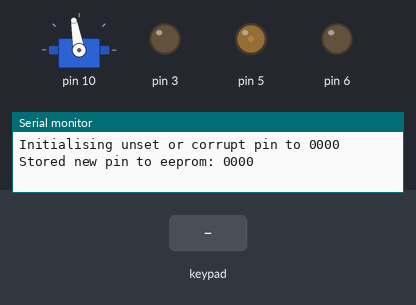
Simulated run of this sketch. Board: Arduino Uno, built with avr-gcc and run on an emulated ATmega328P. Shown: servo, output pins drawn as LEDs (lit = HIGH), the last lines printed to the serial monitor. Inputs (shaded band) come from the test bench. EEPROM starts erased.

Above: at 1.2 s.
1.3 s: key '1' pressed
At 3.76 s:
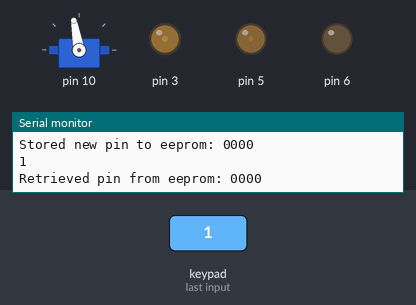
4.3 s: keypad keys 0 0 0 0 # pressed 0.4 s apart
At 6.7 s:
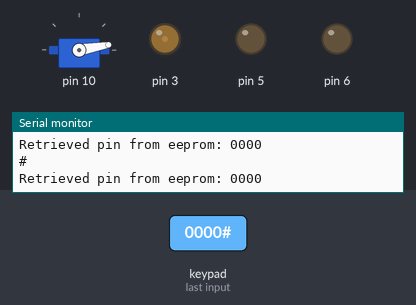
9.3 s: key '*' pressed
At 11.75 s:
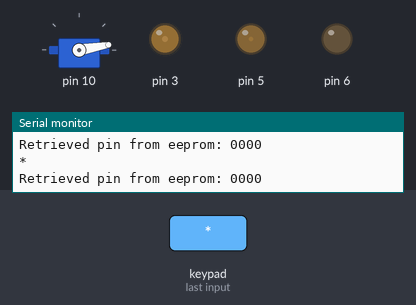
12.3 s: key '2' pressed
At 12.5 s:
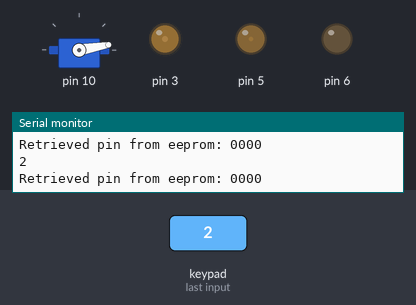
15.3 s: key '3' pressed
At 15.5 s:
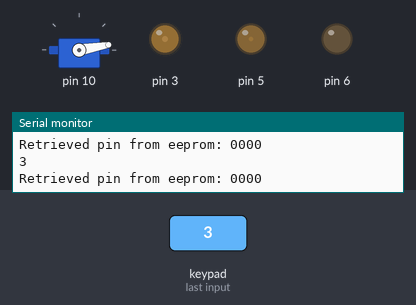
Timing chart, 0 to 19.3 s (numbered marks = the images above; inputs shaded):
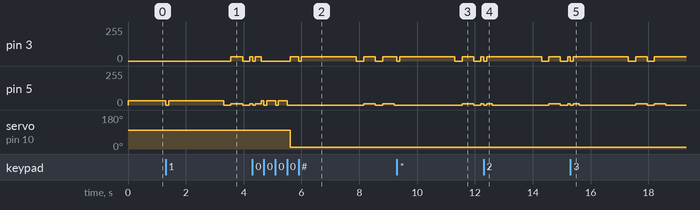

Measured:
- after the input at 1.3 s, pin 3: 0/255 → 32/255 after 2.3 s, → 0/255 0.40 s later, → 32/255 0.25 s later; pin 5: 32/255 → 0/255 at once, → 32/255 0.10 s later, → 0/255 1.9 s later, → 8/255 0.25 s later, … (6 changes in this stretch)
- after the input at 4.3 s, servo on pin 10: 100° → 10° after 1.3 s
- after the input at 9.3 s, pin 3: goes 0/255 0.10 s, 32/255 1.9 s, 0/255 0.25 s, 32/255 0.40 s, 0/255 0.25 s, then 32/255, starting at once; pin 5: 0/255 → 8/255 after 2.3 s, → 0/255 0.40 s later, → 8/255 0.25 s later
- after the input at 12.3 s, pin 3: goes 0/255 0.10 s, 32/255 1.9 s, 0/255 0.25 s, 32/255 0.40 s, 0/255 0.25 s, then 32/255, starting at once
- after the input at 15.3 s, pin 3: goes 0/255 0.10 s, 32/255 1.9 s, 0/255 0.25 s, 32/255 0.40 s, 0/255 0.25 s, then 32/255, starting at once

The sketch:

lock_controller.ino
```cpp
#include "ServoLock.h"
#include "StatusLed.h"
#include "LockManagerContext.h"
#include <Keypad.h>

const byte ROWS = 4; //four rows
const byte COLS = 3; //three columns
char keys[ROWS][COLS] = {
  {'1','2','3'},
  {'4','5','6'},
  {'7','8','9'},
  {'*','0','#'}
};
byte rowPins[ROWS] = {15, 20, 19, 17}; //connect to the row pinouts of the keypad
byte colPins[COLS] = {16, 14, 18}; //connect to the column pinouts of the keypad

Keypad keypad = Keypad( makeKeymap(keys), rowPins, colPins, ROWS, COLS );

ServoLock lockDevice(10); // attach to PWM pin 10
// rgb led on pwm pins 3,5 and 6
// 3 = r (150ohm resistor needed), 5 = g (100ohm resistor needed), 6 = b (100ohm resistor needed)
StatusLed statusLed(3,5,6);
LockManagerContext lockManager(&lockDevice, &statusLed);


void setup() {
  Serial.begin(115200);
  while (!Serial) {} // wait for serial interace to connect

  lockDevice.Initialise();
  lockManager.Initialise(); // needed because we can't analogueWrite to pins before this point
}

void loop() {

  // check timeouts
  lockManager.CheckTimeout();

  char key = keypad.getKey();
  if (key){
    Serial.println(key);
    lockManager.HandleKeypress(key);
  }

  // process led updates
  statusLed.ProcessUpdate();
}
```

ILock.h
```cpp
#ifndef HDR_ILOCK_H
#define HDR_ILOCK_H

class ILock
{
public:
  virtual ~ILock() {}

  virtual void Lock() = 0;
  virtual void Unlock() = 0;
  virtual bool IsLocked() = 0;
};

#endif
```

ILockManager.h
```cpp
#ifndef HDR_ILOCKMANAGER_H
#define HDR_ILOCKMANAGER_H

#include <Arduino.h>

#define PIN_ENTRY_TIMEOUT 2000

typedef enum _ELockState
{
  Unlocked,
  Locked,
  ChangePin
} ELockState;

class ILockManagerContext
{
public:
  virtual ~ILockManagerContext() {}

  virtual void UpdateState(ELockState newState) = 0;
  virtual void SetPin(const char* newPin) = 0;
  virtual const char* GetPin() = 0;
};

class ILockManagerState
{
public:
  virtual ~ILockManagerState() {}

  virtual void OnStateChanged() = 0;
  virtual void HandleKeypress(char k) = 0;
  virtual void CheckTimeout() = 0;
};

#endif
```

IStatusLed.h
```cpp
#ifndef HDR_ISTATUSLED_H
#define HDR_ISTATUSLED_H

#include <Arduino.h>

#define GREEN 0,32,0
#define RED 32,0,0
#define BLUE 0,0,64
#define ORANGE 32,8,0

#define RAPID_BLINK 100,100,500
#define SLOW_BLINK 400,250,1300

class IStatusLed
{
public:
  virtual ~IStatusLed() {}

  virtual void SetColour(byte r, byte g, byte b);
  virtual void SetBlink(int onMS, int offMS, int durationMS);
  virtual void Pulse();
};

#endif
```

LockManagerContext.cpp
```cpp
#include "LockManagerContext.h"
#include "IStatusLed.h"
#include "ILock.h"
#include <EEPROM.h>

LockManagerContext::LockManagerContext(ILock* pLock, IStatusLed* pStatusLed) :
m_unlockedState(this, pLock, pStatusLed),
m_lockedState(this, pLock, pStatusLed),
m_changePinState(this, pStatusLed),
m_pLock(pLock)
{
}

LockManagerContext::~LockManagerContext()
{
}

void LockManagerContext::Initialise()
{
  if (m_pLock->IsLocked())
  {
    m_pCurrentState = &m_lockedState;
  } else {
    m_pCurrentState = &m_unlockedState;
  }
  m_pCurrentState->OnStateChanged();

  // retrieve and validate pin
  EEPROM.get(PIN_EEPROM_ADDRESS, m_pin);
  bool isValid = true;
  for (int i = 0; i < 4; i++)
  {
    if (m_pin[i] < 48 || m_pin[i] > 57)
    {
      isValid = false;
      break;
    }
  }
  if (!isValid) {
    Serial.println("Initialising unset or corrupt pin to 0000");
    // uninitialised - set to "0000"
    SetPin("0000");
  }
}

void LockManagerContext::OnStateChanged()
{
  // should never be called on main context
}

void LockManagerContext::HandleKeypress(char k)
{
  m_pCurrentState->HandleKeypress(k);
}

void LockManagerContext::CheckTimeout()
{
  m_pCurrentState->CheckTimeout();
}

void LockManagerContext::UpdateState(ELockState newState)
{
  switch (newState) {
    case Unlocked :
      m_pCurrentState = &m_unlockedState;
      break;
    case Locked :
      m_pCurrentState = &m_lockedState;
      break;
    case ChangePin :
      m_pCurrentState = &m_changePinState;
      break;
  }
  // call OnStateChanged to allow the state to carry out any book keeping / initialisation it needs
  m_pCurrentState->OnStateChanged();
}

void LockManagerContext::SetPin(const char* newPin)
{
  strcpy(m_pin, newPin);
  EEPROM.put(PIN_EEPROM_ADDRESS, m_pin);
  Serial.print("Stored new pin to eeprom: ");
  Serial.println(m_pin);
}

const char* LockManagerContext::GetPin()
{
  EEPROM.get(PIN_EEPROM_ADDRESS, m_pin);
  Serial.print("Retrieved pin from eeprom: ");
  Serial.println(m_pin);
  return m_pin;
}
```

LockManagerContext.h
```cpp
#ifndef HDR_LOCKMANAGER_H
#define HDR_LOCKMANAGER_H

#include "ILockManager.h"
#include "UnlockedState.h"
#include "LockedState.h"
#include "ChangePinState.h"

#define PIN_EEPROM_ADDRESS 0

// forward decs
class ILock;
class IStatusLed;

class LockManagerContext : public ILockManagerState, ILockManagerContext
{
public:
  LockManagerContext(ILock* pLock, IStatusLed* pStatusLed);
  virtual ~LockManagerContext();

  void Initialise();

  virtual void OnStateChanged();
  virtual void HandleKeypress(char k);
  virtual void CheckTimeout();

  virtual void UpdateState(ELockState newState);
  virtual void SetPin(const char* newPin);
  virtual const char* GetPin();

private:
  UnlockedState m_unlockedState;
  LockedState m_lockedState;
  ChangePinState m_changePinState;

  ILock* m_pLock;
  ILockManagerState* m_pCurrentState;

  char m_pin[5];
};

#endif
```

LockedState.cpp
```cpp
#include "LockedState.h"
#include "IStatusLed.h"
#include "ILock.h"

LockedState::LockedState(ILockManagerContext* pContext, ILock* pLock, IStatusLed* pStatusLed) :
m_pContext(pContext),
m_pLock(pLock),
m_pStatusLed(pStatusLed)
{
  m_keyBuffer.reserve(9);
  m_keyBuffer = "";
  m_lastKeyTime = millis();
}

LockedState::~LockedState()
{
}

void LockedState::OnStateChanged()
{
  m_keyBuffer = "";
  m_lastKeyTime = millis();
  m_pStatusLed->SetColour(RED);
}

void LockedState::HandleKeypress(char k)
{
  static const String emergencyOverride = "18022016";

  // stop keypress timeout
  m_lastKeyTime = millis();

  m_keyBuffer += String(k);
  m_pStatusLed->Pulse();

  if (m_keyBuffer.equals(m_pContext->GetPin()) || m_keyBuffer.equals(emergencyOverride))
  {
    // user wants to unlock. Move servo to locking position
    m_pLock->Unlock();
    m_pContext->UpdateState(ELockState::Unlocked);
  }
  else if (m_keyBuffer.length() > 3 && !emergencyOverride.startsWith(m_keyBuffer))
  {
    // reached 4 digits without match - reset buffer
    m_keyBuffer = "";
    m_pStatusLed->SetColour(ORANGE);
    m_pStatusLed->SetBlink(SLOW_BLINK);
    m_pStatusLed->SetColour(RED);
  }
}

void LockedState::CheckTimeout()
{
  unsigned long currTime = millis();
  if (m_keyBuffer.length() > 0 && currTime > m_lastKeyTime + PIN_ENTRY_TIMEOUT)
  {
    // reset buffer
    m_keyBuffer = "";
    m_pStatusLed->SetColour(ORANGE);
    m_pStatusLed->SetBlink(SLOW_BLINK);
    m_pStatusLed->SetColour(RED);
  }
}
```

LockedState.h
```cpp
#ifndef HDR_LOCKEDSTATE_H
#define HDR_LOCKEDSTATE_H

#include "ILockManager.h"

// forward decs
class ILock;
class IStatusLed;
class ILockManagerContext;

class LockedState : public ILockManagerState
{
public:
  LockedState(ILockManagerContext* pContext, ILock* pLock, IStatusLed* pStatusLed);
  virtual ~LockedState();

  virtual void OnStateChanged();
  virtual void HandleKeypress(char k);
  virtual void CheckTimeout();

private:
  ILockManagerContext* m_pContext;
  ILock* m_pLock;
  IStatusLed* m_pStatusLed;

  String m_keyBuffer;
  unsigned long m_lastKeyTime;
};

#endif
```

ServoLock.cpp
```cpp
#include "ServoLock.h"
#include <EEPROM.h>

ServoLock::ServoLock(byte pwmPin) :
m_servoPin(pwmPin)
{
  // read the last state of the lock from the EEPROM
  byte lockState = EEPROM.read(LOCK_STATE_EEPROM_ADDRESS);
  if (lockState == 0xff) {
    // eeprom hasn't been written to before - set the initial state to unlocked
    m_isLocked = false;
    EEPROM.write(LOCK_STATE_EEPROM_ADDRESS, m_isLocked);
  } else {
    m_isLocked = (bool)lockState;
  }
}

ServoLock::~ServoLock()
{
}

void ServoLock::Initialise()
{
  if (m_isLocked)
    m_servo.write(LOCK_POSITION);
  else
    m_servo.write(OPEN_POSITION);
  m_servo.attach(m_servoPin);
}

void ServoLock::Lock()
{
  m_servo.write(LOCK_POSITION);
  m_isLocked = true;
  EEPROM.update(LOCK_STATE_EEPROM_ADDRESS, m_isLocked);
}

void ServoLock::Unlock()
{
  m_servo.write(OPEN_POSITION);
  m_isLocked = false;
  EEPROM.update(LOCK_STATE_EEPROM_ADDRESS, m_isLocked);
}

bool ServoLock::IsLocked()
{
  return m_isLocked;
}
```

ServoLock.h
```cpp
#ifndef HDR_SERVOLOCK_H
#define HDR_SERVOLOCK_H

#include <Arduino.h>
#include <Servo.h>
#include "ILock.h"

// forward class decs
class Servo;

#define LOCK_POSITION 10
#define OPEN_POSITION 100
#define LOCK_STATE_EEPROM_ADDRESS 32

// wrapper for using a servo motor as a lock. It remembers its state between power cycles
// using EEPROM, becaue servo motor can't read back the position. Other types of electromechanical
// lock might be able to.
class ServoLock : public ILock
{
public:
  ServoLock(byte pwmPin);
  virtual ~ServoLock();

  void Initialise();

  virtual void Lock();
  virtual void Unlock();
  virtual bool IsLocked();

private:
  Servo m_servo;
  bool m_isLocked;
  byte m_servoPin;
};

#endif
```

StatusLed.cpp
```cpp
#include "StatusLed.h"

StatusLed::StatusLed(byte Rpin, byte Gpin, byte Bpin) :
m_redPin(Rpin),
m_greenPin(Gpin),
m_bluePin(Bpin),
m_blinkState(NoBlink),
m_blinkOnMs(0),
m_blinkOffMs(0),
m_nextBlinkChangeTS(0),
m_blinkFinishTS(0),
m_colChangeRequested(false),
m_isPulsing(false)
{
  pinMode(Rpin, OUTPUT);
  pinMode(Gpin, OUTPUT);
  pinMode(Bpin, OUTPUT);
}

StatusLed::~StatusLed()
{
}

void StatusLed::SetColour(byte r, byte g, byte b)
{
  if (m_blinkState != EBlinkState::NoBlink) {
    // queue the colour change til after the current blink
    m_colChangeRequested = true;
    m_nextColour[0] = r;
    m_nextColour[1] = g;
    m_nextColour[2] = b;
  } else {
    m_currentColour[0] = r;
    m_currentColour[1] = g;
    m_currentColour[2] = b;
    analogWrite(m_redPin, r);
    analogWrite(m_greenPin, g);
    analogWrite(m_bluePin, b);
  }
}

void StatusLed::SetBlink(int onMS, int offMS, int durationMS)
{
  unsigned long currTS = millis();
  m_blinkState = BlinkingOff;
  m_blinkOnMs = onMS;
  m_blinkOffMs = offMS;
  m_nextBlinkChangeTS = currTS + offMS;
  m_blinkFinishTS = currTS + durationMS;
  // start the off cycle of the blink
  analogWrite(m_redPin, 0);
  analogWrite(m_greenPin, 0);
  analogWrite(m_bluePin, 0);
}

// an inline off-on pulse which delays by 100
void StatusLed::Pulse()
{
  analogWrite(m_redPin, 0);
  analogWrite(m_greenPin, 0);
  analogWrite(m_bluePin, 0);
  delay(100);
  analogWrite(m_redPin, m_currentColour[0]);
  analogWrite(m_greenPin, m_currentColour[1]);
  analogWrite(m_bluePin, m_currentColour[2]);
}

void StatusLed::ProcessUpdate()
{
  if (m_blinkState != EBlinkState::NoBlink) {
    // we are blinking
    unsigned long currTS = millis();
    if (currTS > m_blinkFinishTS)
    {
      // we've finished blinking
      m_blinkState = EBlinkState::NoBlink;
      if (m_colChangeRequested) {
        // a colour change request was lodged while blinking
        m_currentColour[0] = m_nextColour[0];
        m_currentColour[1] = m_nextColour[1];
        m_currentColour[2] = m_nextColour[2];
        m_colChangeRequested = false;
      }
      analogWrite(m_redPin, m_currentColour[0]);
      analogWrite(m_greenPin, m_currentColour[1]);
      analogWrite(m_bluePin, m_currentColour[2]);
      return;
    }

    if (currTS > m_nextBlinkChangeTS)
    {
      // we need a blink state change
      if (m_blinkState == BlinkingOff)
      {
        // we need to go to on
        analogWrite(m_redPin, m_currentColour[0]);
        analogWrite(m_greenPin, m_currentColour[1]);
        analogWrite(m_bluePin, m_currentColour[2]);
        m_nextBlinkChangeTS = currTS + m_blinkOnMs;
        m_blinkState = EBlinkState::BlinkingOn;
      } else {
        // we need to go to off
        analogWrite(m_redPin, 0);
        analogWrite(m_greenPin, 0);
        analogWrite(m_bluePin, 0);
        m_nextBlinkChangeTS = currTS + m_blinkOffMs;
        m_blinkState = EBlinkState::BlinkingOff;
      }
    }
  }
}
```

StatusLed.h
```cpp
#ifndef HDR_STATUSLED_H
#define HDR_STATUSLED_H

#include "IStatusLed.h"

typedef enum _EBlinkState {
  NoBlink,
  BlinkingOff,
  BlinkingOn
} EBlinkState;

class StatusLed : public IStatusLed
{
public:
  StatusLed(byte Rpin, byte Gpin, byte Bpin);
  virtual ~StatusLed();

  virtual void SetColour(byte r, byte g, byte b);
  virtual void SetBlink(int onMS, int offMS, int durationMS);
  virtual void Pulse();

  void ProcessUpdate();

private:
  byte m_redPin;
  byte m_greenPin;
  byte m_bluePin;

  EBlinkState m_blinkState;
  int m_blinkOnMs;
  int m_blinkOffMs;
  unsigned long m_nextBlinkChangeTS;
  unsigned long m_blinkFinishTS;
  bool m_colChangeRequested;
  byte m_currentColour[3];
  byte m_nextColour[3]; // colour to set after current blink

  bool m_isPulsing;
};

#endif
```

UnlockedState.cpp
```cpp
#include "UnlockedState.h"
#include "IStatusLed.h"
#include "ILock.h"

UnlockedState::UnlockedState(ILockManagerContext* pContext, ILock* pLock, IStatusLed* pStatusLed) :
m_pContext(pContext),
m_pLock(pLock),
m_pStatusLed(pStatusLed)
{
  m_keyBuffer.reserve(5);
  m_keyBuffer = "";
  m_lastKeyTime = millis();
}

UnlockedState::~UnlockedState()
{
}

void UnlockedState::OnStateChanged()
{
  m_keyBuffer = "";
  m_lastKeyTime = millis();
  m_pStatusLed->SetColour(GREEN);
}

void UnlockedState::HandleKeypress(char k)
{
  // stop keypress timeout
  m_lastKeyTime = millis();

  m_keyBuffer += String(k);
  m_pStatusLed->Pulse();

  if (m_keyBuffer.equals("###"))
  {
    // user wants to change pin
    m_pContext->UpdateState(ELockState::ChangePin);
  }
  else if (m_keyBuffer.equals(m_pContext->GetPin()))
  {
    // user wants to lock. Move servo to locking position
    m_pLock->Lock();
    m_pContext->UpdateState(ELockState::Locked);
  }
  else if (m_keyBuffer.length() == 4)
  {
    Serial.println("Buffer reached 4 chars, clearing");
    // reached 4 digits without match - reset buffer
    m_keyBuffer = "";
    m_pStatusLed->SetColour(ORANGE);
    m_pStatusLed->SetBlink(SLOW_BLINK);
    m_pStatusLed->SetColour(GREEN);
  }
}

void UnlockedState::CheckTimeout()
{
  unsigned long currTime = millis();
  if (m_keyBuffer.length() > 0 && currTime > m_lastKeyTime + PIN_ENTRY_TIMEOUT)
  {
    // reset buffer
    m_keyBuffer = "";
    m_pStatusLed->SetColour(ORANGE);
    m_pStatusLed->SetBlink(SLOW_BLINK);
    m_pStatusLed->SetColour(GREEN);
  }
}
```

UnlockedState.h
```cpp
#ifndef HDR_UNLOCKEDSTATE_H
#define HDR_UNLOCKEDSTATE_H

#include "ILockManager.h"

// forward decs
class ILock;
class IStatusLed;
class ILockManagerContext;

class UnlockedState : public ILockManagerState
{
public:
  UnlockedState(ILockManagerContext* pContext, ILock* pLock, IStatusLed* pStatusLed);
  virtual ~UnlockedState();

  virtual void OnStateChanged();
  virtual void HandleKeypress(char k);
  virtual void CheckTimeout();

private:
  ILockManagerContext* m_pContext;
  ILock* m_pLock;
  IStatusLed* m_pStatusLed;

  String m_keyBuffer;
  unsigned long m_lastKeyTime;
};

#endif
```

ChangePinState.cpp
```cpp
#include "ChangePinState.h"
#include "IStatusLed.h"

ChangePinState::ChangePinState(ILockManagerContext* pContext, IStatusLed* pStatusLed) :
m_pContext(pContext),
m_pStatusLed(pStatusLed)
{
  m_keyBuffer.reserve(5);
  m_keyBuffer = "";
  m_lastKeyTime = millis();
}

ChangePinState::~ChangePinState()
{
}

void ChangePinState::OnStateChanged()
{
  m_keyBuffer = "";
  m_lastKeyTime = millis();
  m_pStatusLed->SetColour(BLUE);
}

void ChangePinState::HandleKeypress(char k)
{
  // check if user has cancelled
  if (k == '#') {
    m_pContext->UpdateState(ELockState::Unlocked);
    return;
  }

  // stop keypress timeout
  m_lastKeyTime = millis();

  m_keyBuffer += String(k);
  m_pStatusLed->Pulse();

  if (m_keyBuffer.length() == 4)
  {
    // reached 4 digits - store new pin
    m_pContext->SetPin(m_keyBuffer.c_str());
    m_pStatusLed->SetBlink(RAPID_BLINK);
    m_pContext->UpdateState(ELockState::Unlocked);
  }
}

void ChangePinState::CheckTimeout()
{
  unsigned long currTime = millis();
  if (m_keyBuffer.length() > 0 && currTime > m_lastKeyTime + PIN_ENTRY_TIMEOUT)
  {
    // reset buffer
    m_keyBuffer = "";
    m_pStatusLed->SetBlink(SLOW_BLINK);
  }
}
```

ChangePinState.h
```cpp
#ifndef HDR_CHANGEPINSTATE_H
#define HDR_CHANGEPINSTATE_H

#include "ILockManager.h"

// forward decs
class IStatusLed;
class ILockManagerContext;

class ChangePinState : public ILockManagerState
{
public:
  ChangePinState(ILockManagerContext* pContext, IStatusLed* pStatusLed);
  virtual ~ChangePinState();

  virtual void OnStateChanged();
  virtual void HandleKeypress(char k);
  virtual void CheckTimeout();

private:
  ILockManagerContext* m_pContext;
  IStatusLed* m_pStatusLed;

  String m_keyBuffer;
  unsigned long m_lastKeyTime;
};

#endif
```
